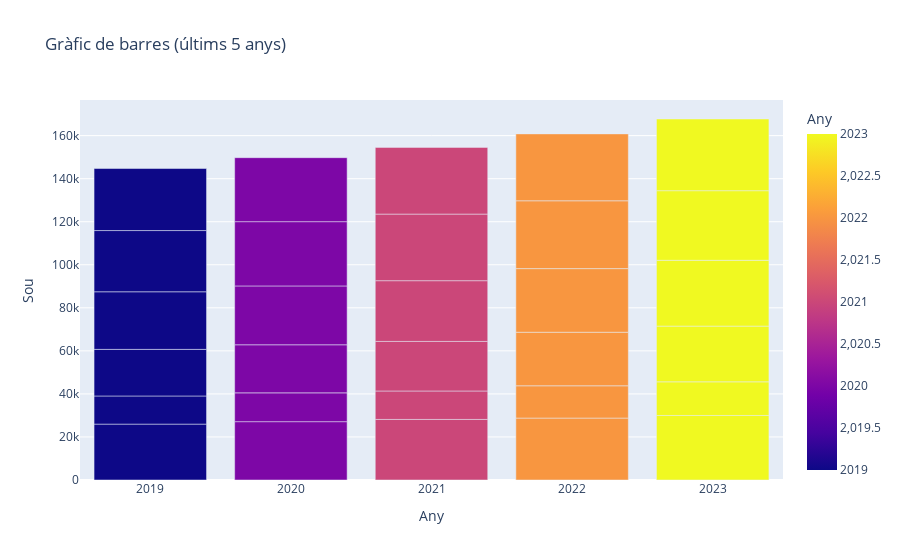

This figure's notebook cell:
### Code cell
import pandas as pd
import plotly.express as px

df_sou = pd.read_csv('./dat/idescat-basics-10400-1.csv', sep=";", decimal=",")

# Eliminar columna 'status' si existeix
if "status" in df_sou.columns:
    df_sou = df_sou.drop(columns=["status"])

# Filtrar els últims 5 anys
ultims_5 = sorted(df_sou["anyy"].unique())[-5]
df_filtrat = df_sou[df_sou["anyy"] >= ultims_5]

# Gràfic de barres només dels últims 5 anys
fig = px.bar(
    df_filtrat,
    x="anyy",
    y="salari",
    color="anyy",
    labels={"anyy": "Any", "salari": "Sou", "salari": "Sou"},
    title="Gràfic de barres (últims 5 anys)"
)

fig.show()

### Figure 1 — Plotly figure (JSON) as saved in the notebook; plotly's stock layout.template omitted (floating-point values rounded to 4 significant figures)
{"data": [{"hovertemplate": "Any=%{marker.color}<br>Sou=%{y}<extra></extra>", "legendgroup": "", "marker": {"color": [2023, 2023, 2023, 2023, 2023, 2023, 2022, 2022, 2022, 2022, 2022, 2022, 2021, 2021, 2021, 2021, 2021, 2021, 2020, 2020, 2020, 2020, 2020, 2020, 2019, 2019, 2019, 2019, 2019, 2019], "coloraxis": "coloraxis", "pattern": {"shape": ""}}, "name": "", "orientation": "v", "showlegend": false, "textposition": "auto", "type": "bar", "x": [2023, 2023, 2023, 2023, 2023, 2023, 2022, 2022, 2022, 2022, 2022, 2022, 2021, 2021, 2021, 2021, 2021, 2021, 2020, 2020, 2020, 2020, 2020, 2020, 2019, 2019, 2019, 2019, 2019, 2019], "xaxis": "x", "y": [29980.0, 15640.0, 25880.0, 30570.0, 32360.0, 33300.0, 28770.0, 15000.0, 24890.0, 29560.0, 31510.0, 31080.0, 28150.0, 13220.0, 23030.0, 28220.0, 30940.0, 31000.0, 27100.0, 13390.0, 22340.0, 27340.0, 29850.0, 29730.0, 25970.0, 13070.0, 21660.0, 26760.0, 28450.0, 28820.0], "yaxis": "y"}], "layout": {"barmode": "relative", "coloraxis": {"colorbar": {"title": {"text": "Any"}}, "colorscale": [[0, "#0d0887"], [0.1111, "#46039f"], [0.2222, "#7201a8"], [0.3333, "#9c179e"], [0.4444, "#bd3786"], [0.5556, "#d8576b"], [0.6667, "#ed7953"], [0.7778, "#fb9f3a"], [0.8889, "#fdca26"], [1, "#f0f921"]]}, "legend": {"tracegroupgap": 0}, "title": {"text": "Gràfic de barres (últims 5 anys)"}, "xaxis": {"anchor": "y", "domain": [0, 1], "title": {"text": "Any"}}, "yaxis": {"anchor": "x", "domain": [0, 1], "title": {"text": "Sou"}}}}
